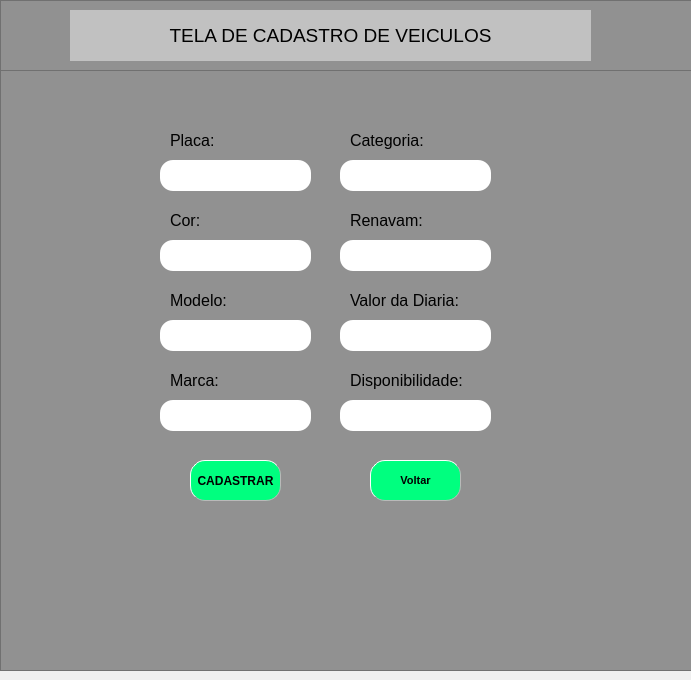
<?xml version="1.0" encoding="UTF-8"?>
<ui version="4.0">
 <class>MainWindow</class>
 <widget class="QMainWindow" name="MainWindow">
  <property name="geometry">
   <rect>
    <x>0</x>
    <y>0</y>
    <width>691</width>
    <height>680</height>
   </rect>
  </property>
  <property name="windowTitle">
   <string>MainWindow</string>
  </property>
  <widget class="QWidget" name="centralwidget">
   <widget class="QFrame" name="frame">
    <property name="geometry">
     <rect>
      <x>0</x>
      <y>70</y>
      <width>1471</width>
      <height>601</height>
     </rect>
    </property>
    <property name="font">
     <font>
      <family>Arial</family>
      <pointsize>10</pointsize>
     </font>
    </property>
    <property name="styleSheet">
     <string notr="true">background-color: rgb(145, 145, 145);
</string>
    </property>
    <property name="frameShape">
     <enum>QFrame::StyledPanel</enum>
    </property>
    <property name="frameShadow">
     <enum>QFrame::Raised</enum>
    </property>
    <widget class="QLabel" name="label_2">
     <property name="geometry">
      <rect>
       <x>170</x>
       <y>50</y>
       <width>81</width>
       <height>41</height>
      </rect>
     </property>
     <property name="font">
      <font>
       <family>Arial</family>
       <pointsize>12</pointsize>
      </font>
     </property>
     <property name="text">
      <string>Placa:</string>
     </property>
    </widget>
    <widget class="QLabel" name="label_3">
     <property name="geometry">
      <rect>
       <x>170</x>
       <y>130</y>
       <width>81</width>
       <height>41</height>
      </rect>
     </property>
     <property name="font">
      <font>
       <family>Arial</family>
       <pointsize>12</pointsize>
      </font>
     </property>
     <property name="text">
      <string>Cor:</string>
     </property>
    </widget>
    <widget class="QLabel" name="label_4">
     <property name="geometry">
      <rect>
       <x>170</x>
       <y>210</y>
       <width>81</width>
       <height>41</height>
      </rect>
     </property>
     <property name="font">
      <font>
       <family>Arial</family>
       <pointsize>12</pointsize>
      </font>
     </property>
     <property name="text">
      <string>Modelo:</string>
     </property>
    </widget>
    <widget class="QLabel" name="label_5">
     <property name="geometry">
      <rect>
       <x>170</x>
       <y>290</y>
       <width>81</width>
       <height>41</height>
      </rect>
     </property>
     <property name="font">
      <font>
       <family>Arial</family>
       <pointsize>12</pointsize>
      </font>
     </property>
     <property name="text">
      <string>Marca:</string>
     </property>
    </widget>
    <widget class="QLabel" name="label_6">
     <property name="geometry">
      <rect>
       <x>350</x>
       <y>50</y>
       <width>81</width>
       <height>41</height>
      </rect>
     </property>
     <property name="font">
      <font>
       <family>Arial</family>
       <pointsize>12</pointsize>
      </font>
     </property>
     <property name="text">
      <string>Categoria:</string>
     </property>
    </widget>
    <widget class="QLabel" name="label_7">
     <property name="geometry">
      <rect>
       <x>350</x>
       <y>130</y>
       <width>81</width>
       <height>41</height>
      </rect>
     </property>
     <property name="font">
      <font>
       <family>Arial</family>
       <pointsize>12</pointsize>
      </font>
     </property>
     <property name="text">
      <string>Renavam:</string>
     </property>
    </widget>
    <widget class="QLabel" name="label_8">
     <property name="geometry">
      <rect>
       <x>350</x>
       <y>210</y>
       <width>121</width>
       <height>41</height>
      </rect>
     </property>
     <property name="font">
      <font>
       <family>Arial</family>
       <pointsize>12</pointsize>
      </font>
     </property>
     <property name="text">
      <string>Valor da Diaria:</string>
     </property>
    </widget>
    <widget class="QLabel" name="label_9">
     <property name="geometry">
      <rect>
       <x>350</x>
       <y>290</y>
       <width>121</width>
       <height>41</height>
      </rect>
     </property>
     <property name="font">
      <font>
       <family>Arial</family>
       <pointsize>12</pointsize>
      </font>
     </property>
     <property name="text">
      <string>Disponibilidade:</string>
     </property>
    </widget>
    <widget class="QLineEdit" name="lineEdit">
     <property name="geometry">
      <rect>
       <x>160</x>
       <y>90</y>
       <width>151</width>
       <height>31</height>
      </rect>
     </property>
     <property name="font">
      <font>
       <family>Arial</family>
       <pointsize>10</pointsize>
      </font>
     </property>
     <property name="styleSheet">
      <string notr="true">
border-width: 3px;
border-color: rgb(102, 102, 102, 100);
background-color: rgb(255, 255, 255);
border-radius:13px;
padding-left: 15px;</string>
     </property>
     <property name="text">
      <string/>
     </property>
    </widget>
    <widget class="QLineEdit" name="lineEdit_2">
     <property name="geometry">
      <rect>
       <x>160</x>
       <y>170</y>
       <width>151</width>
       <height>31</height>
      </rect>
     </property>
     <property name="font">
      <font>
       <family>Arial</family>
       <pointsize>10</pointsize>
      </font>
     </property>
     <property name="styleSheet">
      <string notr="true">border-width: 3px;
border-color: rgb(102, 102, 102, 100);
background-color: rgb(255, 255, 255);
border-radius:13px;
padding-left: 15px;</string>
     </property>
    </widget>
    <widget class="QLineEdit" name="lineEdit_3">
     <property name="geometry">
      <rect>
       <x>160</x>
       <y>250</y>
       <width>151</width>
       <height>31</height>
      </rect>
     </property>
     <property name="font">
      <font>
       <family>Arial</family>
       <pointsize>10</pointsize>
      </font>
     </property>
     <property name="styleSheet">
      <string notr="true">border-width: 3px;
border-color: rgb(102, 102, 102, 100);
background-color: rgb(255, 255, 255);
border-radius:13px;
padding-left: 15px;</string>
     </property>
    </widget>
    <widget class="QLineEdit" name="lineEdit_4">
     <property name="geometry">
      <rect>
       <x>160</x>
       <y>330</y>
       <width>151</width>
       <height>31</height>
      </rect>
     </property>
     <property name="font">
      <font>
       <family>Arial</family>
       <pointsize>10</pointsize>
      </font>
     </property>
     <property name="styleSheet">
      <string notr="true">border-width: 3px;
border-color: rgb(102, 102, 102, 100);
background-color: rgb(255, 255, 255);
border-radius:13px;
padding-left: 15px;</string>
     </property>
    </widget>
    <widget class="QLineEdit" name="lineEdit_5">
     <property name="geometry">
      <rect>
       <x>340</x>
       <y>90</y>
       <width>151</width>
       <height>31</height>
      </rect>
     </property>
     <property name="font">
      <font>
       <family>Arial</family>
       <pointsize>10</pointsize>
      </font>
     </property>
     <property name="styleSheet">
      <string notr="true">border-width: 3px;
border-color: rgb(102, 102, 102, 100);
background-color: rgb(255, 255, 255);
border-radius:13px;
padding-left: 15px;</string>
     </property>
    </widget>
    <widget class="QLineEdit" name="lineEdit_6">
     <property name="geometry">
      <rect>
       <x>340</x>
       <y>170</y>
       <width>151</width>
       <height>31</height>
      </rect>
     </property>
     <property name="font">
      <font>
       <family>Arial</family>
       <pointsize>10</pointsize>
      </font>
     </property>
     <property name="styleSheet">
      <string notr="true">border-width: 3px;
border-color: rgb(102, 102, 102, 100);
background-color: rgb(255, 255, 255);
border-radius:13px;
padding-left: 15px;</string>
     </property>
    </widget>
    <widget class="QLineEdit" name="lineEdit_7">
     <property name="geometry">
      <rect>
       <x>340</x>
       <y>250</y>
       <width>151</width>
       <height>31</height>
      </rect>
     </property>
     <property name="font">
      <font>
       <family>Arial</family>
       <pointsize>10</pointsize>
      </font>
     </property>
     <property name="styleSheet">
      <string notr="true">border-width: 3px;
border-color: rgb(102, 102, 102, 100);
background-color: rgb(255, 255, 255);
border-radius:13px;
padding-left: 15px;</string>
     </property>
    </widget>
    <widget class="QLineEdit" name="lineEdit_8">
     <property name="geometry">
      <rect>
       <x>340</x>
       <y>330</y>
       <width>151</width>
       <height>31</height>
      </rect>
     </property>
     <property name="font">
      <font>
       <family>Arial</family>
       <pointsize>10</pointsize>
      </font>
     </property>
     <property name="styleSheet">
      <string notr="true">border-width: 3px;
border-color: rgb(102, 102, 102, 100);
background-color: rgb(255, 255, 255);
border-radius:13px;
padding-left: 15px;</string>
     </property>
    </widget>
    <widget class="QPushButton" name="pushButton">
     <property name="geometry">
      <rect>
       <x>190</x>
       <y>390</y>
       <width>91</width>
       <height>41</height>
      </rect>
     </property>
     <property name="font">
      <font>
       <family>Arial</family>
       <weight>75</weight>
       <bold>true</bold>
      </font>
     </property>
     <property name="styleSheet">
      <string notr="true">QPushButton{
background-color: rgb(0, 255, 127);
border-radius: 15px;
border-style: outset;
border-width: 1px;
border-color: rgb(185, 185, 185);
}
QPushButton:hover{
background-color: rgb(0, 170, 127);
color: rgb(59, 255, 56);
}</string>
     </property>
     <property name="text">
      <string>CADASTRAR</string>
     </property>
    </widget>
    <widget class="QPushButton" name="pushButton_2">
     <property name="geometry">
      <rect>
       <x>370</x>
       <y>390</y>
       <width>91</width>
       <height>41</height>
      </rect>
     </property>
     <property name="font">
      <font>
       <family>Arial</family>
       <pointsize>8</pointsize>
       <weight>75</weight>
       <bold>true</bold>
      </font>
     </property>
     <property name="styleSheet">
      <string notr="true">QPushButton{
background-color: rgb(0, 255, 127);
border-radius: 15px;
border-style: outset;
border-width: 1px;
border-color: rgb(185, 185, 185);
}
QPushButton:hover{
background-color: rgb(0, 170, 127);
color: rgb(59, 255, 56);
}</string>
     </property>
     <property name="text">
      <string>Voltar</string>
     </property>
    </widget>
    <widget class="QLabel" name="label_10">
     <property name="geometry">
      <rect>
       <x>150</x>
       <y>10</y>
       <width>351</width>
       <height>41</height>
      </rect>
     </property>
     <property name="font">
      <font>
       <family>Arial</family>
       <pointsize>12</pointsize>
      </font>
     </property>
     <property name="styleSheet">
      <string notr="true">color: rgb(0, 255, 0);</string>
     </property>
     <property name="text">
      <string/>
     </property>
    </widget>
   </widget>
   <widget class="QFrame" name="frame_2">
    <property name="geometry">
     <rect>
      <x>0</x>
      <y>0</y>
      <width>1471</width>
      <height>71</height>
     </rect>
    </property>
    <property name="styleSheet">
     <string notr="true">background-color: rgb(145, 145, 145);

</string>
    </property>
    <property name="frameShape">
     <enum>QFrame::StyledPanel</enum>
    </property>
    <property name="frameShadow">
     <enum>QFrame::Raised</enum>
    </property>
    <widget class="QLabel" name="label_11">
     <property name="geometry">
      <rect>
       <x>70</x>
       <y>10</y>
       <width>521</width>
       <height>51</height>
      </rect>
     </property>
     <property name="font">
      <font>
       <family>Arial</family>
       <pointsize>14</pointsize>
       <weight>50</weight>
       <italic>false</italic>
       <bold>false</bold>
      </font>
     </property>
     <property name="styleSheet">
      <string notr="true">font: 14pt &quot;Arial&quot;;
background-color: rgb(193, 193, 193);</string>
     </property>
     <property name="text">
      <string>TELA DE CADASTRO DE VEICULOS</string>
     </property>
     <property name="alignment">
      <set>Qt::AlignCenter</set>
     </property>
    </widget>
   </widget>
   <zorder>frame_2</zorder>
   <zorder>frame</zorder>
  </widget>
 </widget>
 <resources/>
 <connections/>
</ui>
